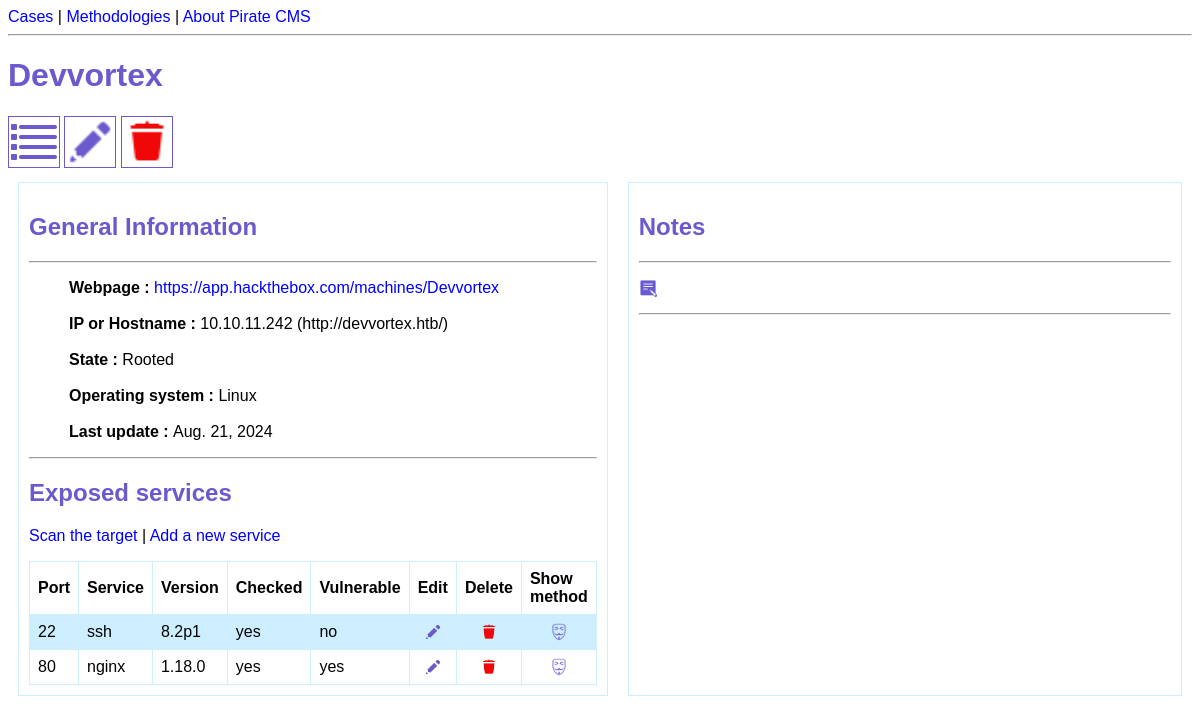
Screenshot of /cases/13/ with the database file from the repository.
### cms/models.py (models this page shows, shortened)
class Case(models.Model):
    class State(models.TextChoices):
        ENUMERATION = 'Enumeration'
        FOOTHOLD = 'Foothold'
        PRIVESC = 'Privilege escalation'
        ROOTED = 'Rooted'
    class OperatingSystem(models.TextChoices):
        UNKNOWN = 'Unknown'
        LINUX = 'Linux'
        WINDOWS = 'Windows'
    class TypeTarget(models.TextChoices):
        CAPTURE_THE_FLAG = 'Capture the flag'
        BUG_BOUNTY = 'Bug bounty'
        IN_THE_WILD = 'In the wild'
        NOT_DEFINED = 'Not defined'
    name = models.fields.CharField(max_length=250, null=True)
    webpage = models.fields.URLField(null=True, blank=True)
    address = models.fields.CharField(max_length=250, null=True)
    description = models.fields.CharField(max_length=1000, null=True, blank=True)
    state = models.fields.CharField(choices=State.choices, max_length=20, default="Enumeration")
    OS = models.fields.CharField(choices=OperatingSystem.choices, max_length=10, default="Unknown")
    last_update = models.fields.DateField(null=True, default=date.today())
    type_of_target = models.fields.CharField(choices=TypeTarget.choices, max_length=20, default='Not defined')

class Service(models.Model):
    name = models.fields.CharField(max_length=250, null=True)
    port = models.fields.IntegerField(null=False, default=0, validators=[MaxValueValidator(65535)])
    version = models.fields.CharField(max_length=10, null=True, blank=True)
    checked = models.fields.BooleanField(default=False)
    vulnerable = models.fields.BooleanField(default=False)
    linked_methodology = models.ForeignKey(Methodology, null=True, on_delete=models.SET_NULL)
    linked_case = models.ForeignKey(Case, on_delete=models.CASCADE, null=True)

### cms/views.py (the view)
# urls.py: path('cases/<int:id>/', views.case_detail, name='case-detail'),
def case_detail(request, id):
    case = Case.objects.get(id=id)
    services = Service.objects.filter(linked_case=case.id)
    notes = Note.objects.filter(linked_case=case.id)
    notes = notes.order_by('-id').values()
    return render(request, 'cms/case_detail.html', {'case': case, 'services': services, 'notes': notes})

### cms/templates/cms/case_detail.html (shortened to what this page needs)
{% extends 'cms/base.html' %}
{% load static %}
{% block content %}
<h1>{{ case.name }}</h1>
<a href="{% url 'cases-list' %}">
    <img src="{% static 'cms/list_icon.png' %}" class="big_icons" title="Back to cases list">
</a>
<a href="{% url 'case-update' case.id %}">
    <img  src="{% static 'cms/edit_icon.png' %}" class="big_icons" title="Edit the case" width="50" height="50">
</a>
<a href="{% url 'case-delete' case.id %}">
    <img  src="{% static 'cms/delete_icon.png' %}" class="big_icons" title="Delete the case" width="50" height="50">
</a>
<div class="flex-container">
    <div style="flex-basis: 40%;">
        <h2>General Information</h2>
        <hr>
        <ul>
            <li><strong>Webpage : </strong><a href={{ case.webpage }} target="_blank">{{ case.webpage }}</a></li><br>
            <li><strong>IP or Hostname : </strong>{{ case.address }}</li><br>
            <li><strong>State : </strong>{{ case.state }}</li><br>
            <li><strong>Operating system : </strong>{{ case.OS }}</li><br>
            <li><strong>Last update : </strong>{{ case.last_update }}</li>
        </ul>
        <hr>
        <h2>Exposed services</h2>
        <p><a href="">Scan the target </a>|<a href="{% url 'add-service' case.id %}"> Add a new service</a></p>
        <table>
            <tr>
                <th>Port</th>
                <th>Service</th>
                <th>Version</th>
                <th>Checked</th>
                <th>Vulnerable</th>
                <th>Edit</th>
                <th>Delete</th>
                <th>Show method</th>
            </tr>
            {% for service in services %}
            <tr>
                <td>{{ service.port }}</td>
                <td>{{ service.name }}</td>
                <td>{{ service.version }}</td>
                <td>{{ service.checked|yesno }}</td>
                <td>{{ service.vulnerable|yesno }}</td>
                <td style="text-align: center;">
                    <a href="{% url 'update-service' service.id %}">
                        <img src="{% static 'cms/edit_icon.png' %}" width="18" height="18" title="Edit">
                    </a>
                </td>
                <td style="text-align: center;">
                    <a href="{% url 'delete-service' service.id %}">
                        <img src="{% static 'cms/delete_icon.png' %}" width="18" height="18" title="Delete">
                    </a>
                </td>
                <td style="text-align: center;">
                    <a href="{% url 'methodology-detail' service.linked_methodology.id %}" target="_blank">
                        <img src="{% static 'cms/method_icon.png' %}" width="18" height="18" title="Show">
                    </a>
                </td>
            </tr>
            {% endfor %}
        </table>
    </div>
    <div style="flex-basis: 60%;">
        <h2>Notes</h2>
        <hr>
        <p><a href="{% url 'add-note' case.id %}">
                <img src="{% static 'cms/note_icon.png' %}" width="18" height="18" title="Write a new note">
            </a></p>
        <p>
            <hr class="note_sep">
        </p>
    </div>
</div>
{% endblock %}

### cms/static/cms/styles.css (style rules this page uses)
* { font-family: Helvetica; }
h1 { color: slateblue; }
li { list-style-type: none; }
a { text-decoration: none; color: blue; }
table { width: 100%; border-collapse: collapse; }
td, th { border: 1px solid #cceeff; text-align: left; padding: 8px; }
tr:nth-child(even) { background-color: #cceeff; }
.big_icons { border: solid slateblue 1px; }
.flex-container { display: flex; }
.flex-container > div { margin: 10px; border: solid #cceeff 1px; padding: 10px; }
hr { color: slateblue; }
h2 { color: slateblue; }
.note_sep { color: #dddddd; border-width: 1px; }

### rows the page displays
Case: name "Devvortex", webpage "https://app.hackthebox.com/machines/Devvortex", address "10.10.11.242 (http://devvortex.htb/)", state "Rooted", OS "Linux", last_update "Aug. 21, 2024"
Service: port "22", name "ssh", version "8.2p1", checked "yes", vulnerable "no"
Service: port "80", name "nginx", version "1.18.0", checked "yes", vulnerable "yes"
